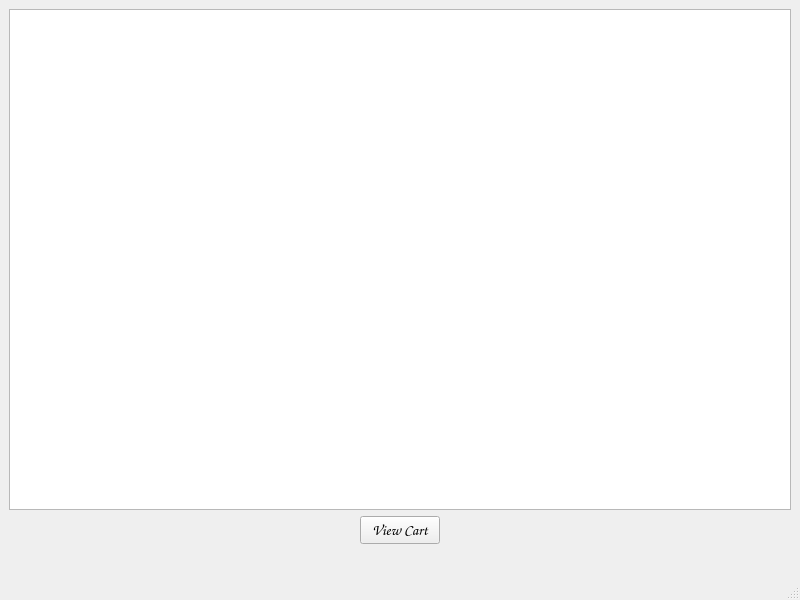
<?xml version="1.0" encoding="UTF-8"?>
<ui version="4.0">
 <class>MainWindow</class>
 <widget class="QMainWindow" name="MainWindow">
  <property name="geometry">
   <rect>
    <x>0</x>
    <y>0</y>
    <width>800</width>
    <height>600</height>
   </rect>
  </property>
  <property name="windowTitle">
   <string>View Books</string>
  </property>
  <widget class="QWidget" name="centralwidget">
   <layout class="QGridLayout" name="gridLayout">
    <item row="3" column="0" colspan="3">
     <widget class="QLabel" name="label">
      <property name="font">
       <font>
        <family>Comic Sans MS</family>
        <pointsize>11</pointsize>
       </font>
      </property>
      <property name="text">
       <string/>
      </property>
      <property name="alignment">
       <set>Qt::AlignCenter</set>
      </property>
     </widget>
    </item>
    <item row="2" column="0">
     <spacer name="horizontalSpacer">
      <property name="orientation">
       <enum>Qt::Horizontal</enum>
      </property>
      <property name="sizeHint" stdset="0">
       <size>
        <width>40</width>
        <height>20</height>
       </size>
      </property>
     </spacer>
    </item>
    <item row="0" column="0" colspan="3">
     <widget class="QTableWidget" name="tableWidget">
      <property name="gridStyle">
       <enum>Qt::SolidLine</enum>
      </property>
     </widget>
    </item>
    <item row="2" column="1">
     <widget class="QPushButton" name="pushButton">
      <property name="font">
       <font>
        <family>Comic Sans MS</family>
        <pointsize>11</pointsize>
        <weight>75</weight>
        <bold>true</bold>
       </font>
      </property>
      <property name="text">
       <string>View Cart</string>
      </property>
     </widget>
    </item>
    <item row="2" column="2">
     <spacer name="horizontalSpacer_2">
      <property name="orientation">
       <enum>Qt::Horizontal</enum>
      </property>
      <property name="sizeHint" stdset="0">
       <size>
        <width>40</width>
        <height>20</height>
       </size>
      </property>
     </spacer>
    </item>
   </layout>
  </widget>
  <widget class="QMenuBar" name="menubar">
   <property name="geometry">
    <rect>
     <x>0</x>
     <y>0</y>
     <width>800</width>
     <height>21</height>
    </rect>
   </property>
  </widget>
  <widget class="QStatusBar" name="statusbar"/>
 </widget>
 <resources/>
 <connections/>
</ui>
